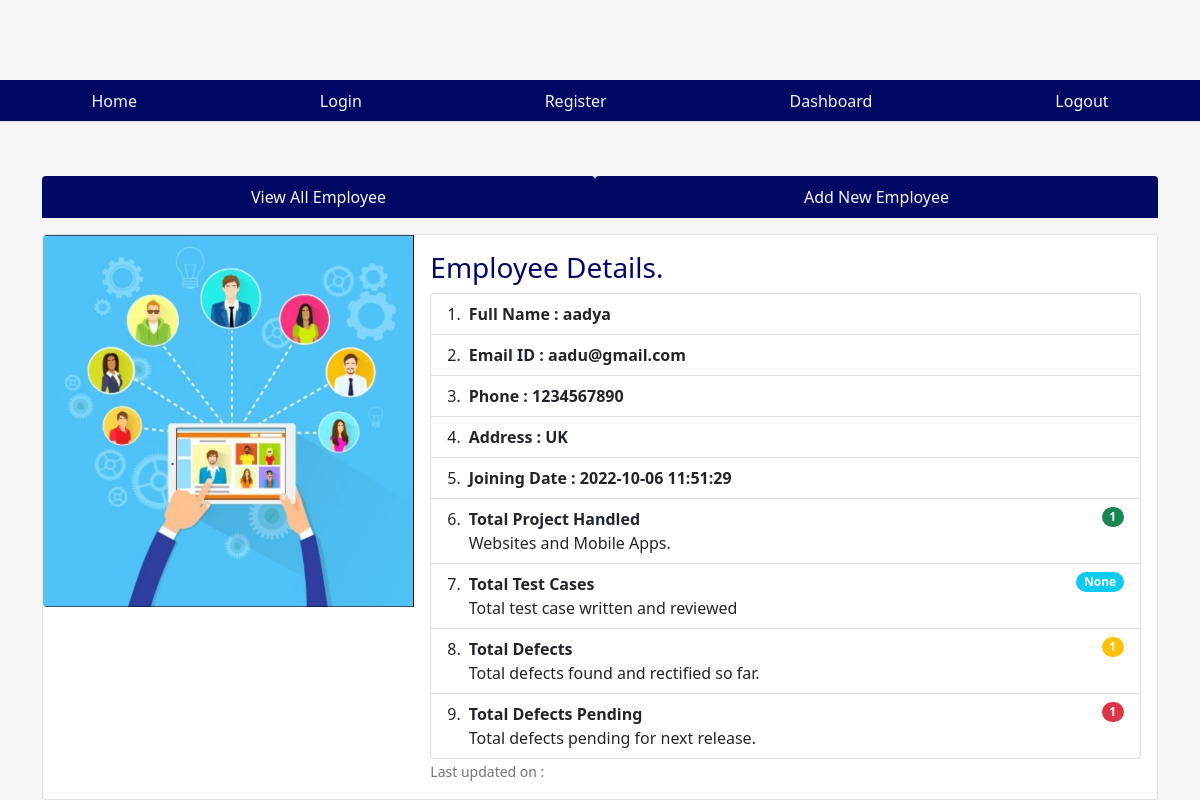
Page /singleemployee/7 on the committed database.
### tables this page shows
CREATE TABLE emp(empid INTEGER PRIMARY KEY AUTOINCREMENT, name VARCHAR(30) NOT NULL, email VARCHAR(30), phone INTEGER, address VARCHAR(30), joining_date timestamp DEFAULT CURRENT_TIMESTAMP, total_projects INTEGER DEFAULT 1, total_test_case INTEGER , total_defects_found INTEGER DEFAULT 1, total_defects_pending INTEGER DEFAULT 1);

### app.py (the view)
@app.route('/singleemployee/<int:empid>')
def singleemployee(empid):
    user = get_current_user()
    db = get_database()
    emp_cur = db.execute('select * from emp where empid = ?', [empid])
    single_emp = emp_cur.fetchone()
    return render_template('singleemployee.html', user = user, single_emp = single_emp)

### app.py (called while the page is built)
@app.teardown_appcontext
def close_database(error):
    if hasattr(g, 'crudapplication_db'):
        g.crudapplication_db.close()

def get_current_user():
    user = None
    if 'user' in session:
        user = session['user']
        db = get_database()
        user_cur = db.execute('select * from users where name = ?', [user])
        user = user_cur.fetchone()
    return user

### database.py (called while the page is built)
def connect_to_database():
    sql = sqlite3.connect('C:/Users/sanje/OneDrive/Desktop/SFIA_project/SFIA_project.db')
    sql.row_factory = sqlite3.Row
    return sql

def get_database():
    if not hasattr(g, 'SFIA_project_db'):
        g.SFIA_project_db = connect_to_database()
    return g.SFIA_project_db

### templates/singleemployee.html (shortened to what this page needs)
{% from "showlinks.html" import show_links, showsocialmedialinks %}
<!DOCTYPE html>
<html lang="en">
<head>
    <link href="https://cdn.jsdelivr.net/npm/bootstrap@5.1.3/dist/css/bootstrap.min.css" rel="stylesheet">
    <link rel="stylesheet" href="{{ url_for('static', filename ='singleemp.css')}}" type = "text/css">
</head>
<body>
      <div class="parent">
        <div class="child child1">
        </div>
        <div class="child child2">
          {{ showsocialmedialinks() }}
        </div>
        <div class="child child3">
          {{ show_links() }}
      </div>
        <div class="child child4">
      </div>
      <div class="child child5" style="color:rgb(0, 8, 100);">
      </div>
        <div class="child child6 container">
            <ul class="nav nav-tabs nav-fill mb-3">
                <li class="nav-item">
                  <a class="nav-link" style=" background-color:rgb(0, 8, 100); color:whitesmoke;"  href="{{ url_for('dashboard')}}">View All Employee</a>
                </li>
                <li class="nav-item">
                  <a class="nav-link" style=" background-color:rgb(0, 8, 100); color:whitesmoke;"
                  href="{{url_for('addnewemployee')}}">Add New Employee</a>
                </li>
              </ul>
            <div class="centercontent">
                <div class="card">
                    <div class="row g-0">
                      <div class="col-md-4">
                        <img src="{{ url_for('static', filename='project.jpg')}}" class="img-fluid rounded-start" alt="employee image">
                      </div>
                      <div class="col-md-8">
                        <div class="card-body">
                          <h3 class="card-title">Employee Details.</h3>
                          {% if single_emp %}
                          <ul class="list-group list-group-numbered">
                            <li class="list-group-item d-flex justify-content-between align-items-start">
                              <div class="ms-2 me-auto">
                                <div class="fw-bold">Full Name : {{single_emp['name']}}</div>
                              </div>
                            <li class="list-group-item d-flex justify-content-between align-items-start">
                              <div class="ms-2 me-auto">
                                <div class="fw-bold">Email ID : {{single_emp['email']}}</div>
                                </div>
                            <li class="list-group-item d-flex justify-content-between align-items-start">
                              <div class="ms-2 me-auto">
                                <div class="fw-bold">Phone : {{single_emp['phone']}}</div>
                                </div>
                              <li class="list-group-item d-flex justify-content-between align-items-start">
                                <div class="ms-2 me-auto">
                                  <div class="fw-bold">Address : {{single_emp['address']}}</div>
                                    </div>
                              </li>
                              <li class="list-group-item d-flex justify-content-between align-items-start">
                                <div class="ms-2 me-auto">
                                  <div class="fw-bold">Joining Date : {{single_emp['joining_date']}}</div>
                                </div>
                              </li>
                              <li class="list-group-item d-flex justify-content-between align-items-start">
                                <div class="ms-2 me-auto">
                                  <div class="fw-bold">Total Project Handled</div>
                                  Websites and Mobile Apps.
                                </div>
                                <span class="badge bg-success rounded-pill">{{single_emp['total_projects']}}</span>
                              </li>
                              <li class="list-group-item d-flex justify-content-between align-items-start">
                                <div class="ms-2 me-auto">
                                  <div class="fw-bold">Total Test Cases</div>
                                  Total test case written and reviewed
                                </div>
                                <span class="badge bg-info rounded-pill">{{single_emp['total_test_case']}}</span>
                              </li>
                              <li class="list-group-item d-flex justify-content-between align-items-start">
                                <div class="ms-2 me-auto">
                                  <div class="fw-bold">Total Defects</div>
                                  Total defects found and rectified so far.
                                </div>
                                <span class="badge bg-warning rounded-pill">{{single_emp['total_defects_found']}}</span>
                              </li>
                              <li class="list-group-item d-flex justify-content-between align-items-start">
                                <div class="ms-2 me-auto">
                                  <div class="fw-bold">Total Defects Pending</div>
                                  Total defects pending for next release.
                                </div>
                                <span class="badge bg-danger rounded-pill">{{single_emp['total_defects_pending']}}</span>
                              </li>
                          </ul>
                          {% endif %}
                          <p class="card-text"><small class="text-muted">Last updated on : </small></p>
                        </div>
                      </div>
                    </div>
                  </div>
            </div>
        </div>
      </div>
</body>
</html>

### static/singleemp.css (style rules this page uses)
html, body { height: 100%; background-color:whitesmoke; color:rgb(0, 8, 100); }
.parent { height: 100%; display: grid; grid-template-columns: repeat(4, 1fr); grid-template-rows: 10% 5% 7% auto 7%; }
.child { margin-bottom: 10px; }
.child1 { grid-column: 1/2; grid-row: 1/2; }
.child2 { grid-column: 3/-1; grid-row: 1/2; }
.child3 { grid-column: 1/-1; grid-row: 2/3; }
.child4 { grid-column: 1/2; grid-row: 3/4; }
.child5 { grid-column: 4/5; grid-row: 3/4; text-align:center; }
.child6 { grid-column: 1/-1; grid-row: 4/5; }

### rows in the picture
emp: name "aadya", email "aadu@gmail.com", phone "1234567890", address "UK", joining_date "2022-10-06 11:51:29", total_projects "1", total_defects_found "1", total_defects_pending "1"

### other values in the picture
{{ single_emp['total_test_case'] }} "None"
